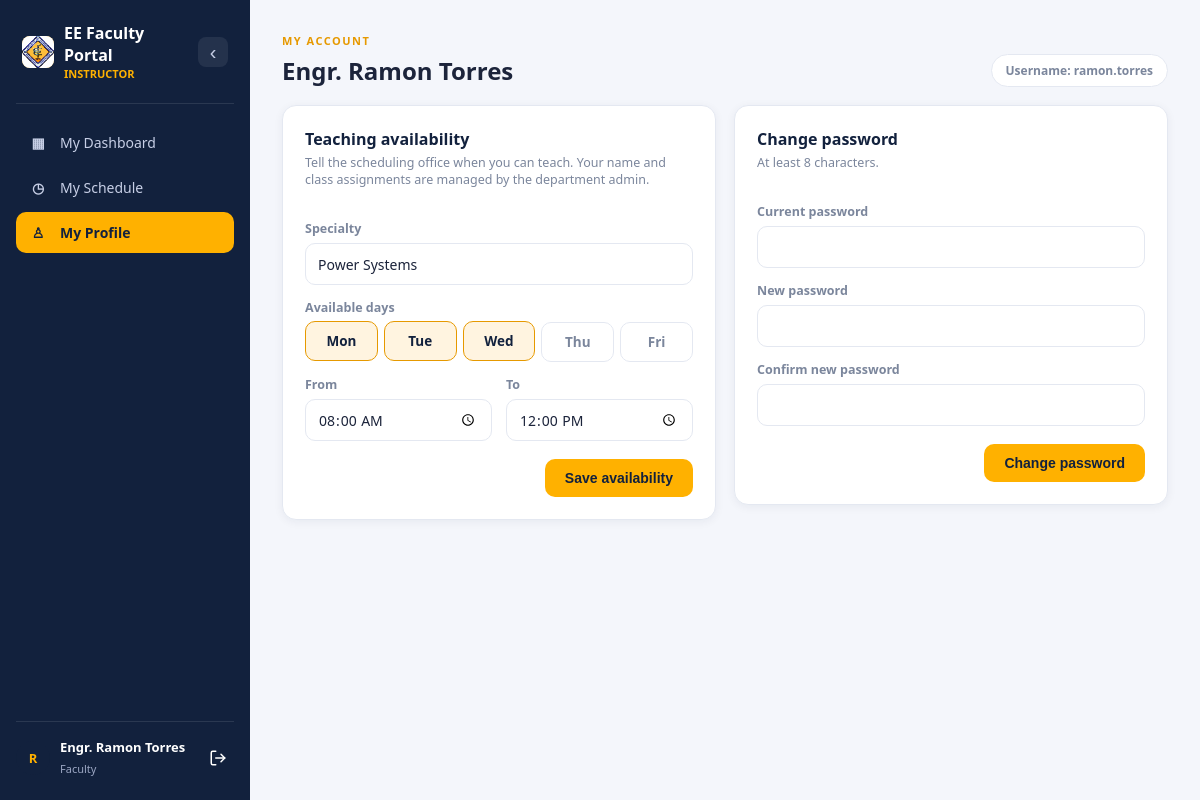
/faculty/profile.php (signed in), run on the app's committed database.
### tables this page shows
CREATE TABLE `faculty` (
  `faculty_id` int(11) NOT NULL,
  `username` varchar(255) NOT NULL,
  `faculty_name` varchar(100) NOT NULL,
  `specialty` varchar(100) DEFAULT NULL,
  `available_days` varchar(30) DEFAULT NULL,
  `available_from` time DEFAULT NULL,
  `available_to` time DEFAULT NULL,
  `password` varchar(255) NOT NULL,
  `must_change_password` tinyint(1) NOT NULL DEFAULT 0,
  `role` varchar(255) NOT NULL
);

### includes/auth.php (called while the page is built, shortened)
<?php
function currentUserId(): int   { return (int)($_SESSION['user_id'] ?? 0); }

### includes/schedule_helpers.php (called while the page is built, shortened)
<?php
function loadInstructor(mysqli $c, int $id): array {
    $stmt = $c->prepare("SELECT faculty_id, username, faculty_name, specialty, available_days, available_from, available_to FROM faculty WHERE faculty_id = ?");
    $stmt->bind_param('i', $id);
    $stmt->execute();
    $row = $stmt->get_result()->fetch_assoc();
    return $row;
}

### includes/ui.php (called while the page is built, shortened)
<?php
if (!function_exists('h')) {
    function h($v) { return htmlspecialchars((string)$v, ENT_QUOTES, 'UTF-8'); }
}

### faculty/profile.php (the view, shortened to what this page needs)
<?php
require '../includes/auth.php';
require '../includes/ui.php';
require '../includes/schedule_helpers.php';
$conn = (new database())->connect();
$id   = currentUserId();
$inst  = loadInstructor($conn, $id);
$mustChange = !empty($_SESSION['must_change']);
require '../includes/faculty_header.php';
$picked = array_filter(explode(',', (string)$inst['available_days']));
?>
<section class="page-section">
<div class="section-heading">
    <div><span class="eyebrow">MY ACCOUNT</span><h2><?= h($inst['faculty_name']) ?></h2></div>
    <span class="date-chip">Username: <?= h($inst['username']) ?></span>
</div>
<div class="profile-grid">
  <?php if (!$mustChange): ?>
  <form method="post" class="f-card f-form">
    <div><h3>Teaching availability</h3><p class="f-sub">Tell the scheduling office when you can teach. Your name and class assignments are managed by the department admin.</p></div>
    <div class="f-field"><label for="spec">Specialty</label>
      <input type="text" id="spec" name="specialty" maxlength="100" value="<?= h($inst['specialty'] ?? '') ?>" placeholder="e.g. Power Systems"></div>
    <div class="f-field"><span class="f-label">Available days</span>
      <div class="ui-chips">
        <?php foreach (FAC_DAY_KEYS as $d): ?>
        <input type="checkbox" name="days[]" id="d<?= $d ?>" value="<?= $d ?>" <?= in_array($d, $picked, true) ? 'checked' : '' ?>><label for="d<?= $d ?>"><?= $d ?></label>
        <?php endforeach; ?>
      </div></div>
    <div class="f-grid2">
      <div class="f-field"><label for="from">From</label><input type="time" id="from" name="available_from" value="<?= h(substr((string)$inst['available_from'], 0, 5)) ?>"></div>
      <div class="f-field"><label for="to">To</label><input type="time" id="to" name="available_to" value="<?= h(substr((string)$inst['available_to'], 0, 5)) ?>"></div>
    </div>
    <div class="f-actions"><button type="submit" class="primary-btn">Save availability</button></div>
  </form>
  <?php endif; ?>
  <form method="post" class="f-card f-form">
    <div><h3>Change password</h3><p class="f-sub">At least 8 characters.</p></div>
    <div class="f-field"><label for="cur">Current password<?= $mustChange ? ' (the temporary one)' : '' ?></label><input type="password" id="cur" name="current" required autocomplete="current-password"></div>
    <div class="f-field"><label for="new">New password</label><input type="password" id="new" name="new" required minlength="8" autocomplete="new-password"></div>
    <div class="f-field"><label for="conf">Confirm new password</label><input type="password" id="conf" name="confirm" required minlength="8" autocomplete="new-password"></div>
    <div class="f-actions"><button type="submit" class="primary-btn">Change password</button></div>
  </form>
</div>
</section>
<?php require '../includes/footer.php'; ?>

### assets/style.css (style rules this page uses)
:root { --navy:#12213d; --navy-2:#1b2a4a; --amber:#ffb100; --amber-dark:#e69900; --bg:#f4f6fb; --card:#ffffff; --border:#e4e8f1; --text:#1c243b; --muted:#7b869c; --green:#1fa971; --green-bg:#e6f7ef; --red:#e5484d; --red-bg:#fdecec; --radius:14px; --shadow:0 2px 10px rgba(20,30,60,.06); }
* { box-sizing:border-box }
body { margin:0;font-family:'Segoe UI',Roboto,Arial,sans-serif;background:var(--bg);color:var(--text);opacity:0;animation:pageFadeIn .45s ease forwards }
.page-section { animation:fadeInUp .45s ease both }
.section-heading, .enrollment-head, .schedule-tools, .printable-schedule, .enroll-form-card { animation:fadeInUp .45s ease both }
.page-section { margin-bottom:28px }
.section-heading { display:flex;justify-content:space-between;align-items:flex-end;margin-bottom:18px;flex-wrap:wrap;gap:10px }
.eyebrow { font-size:11px;letter-spacing:1.5px;color:var(--amber-dark);font-weight:700 }
.section-heading h2 { margin:4px 0 0;font-size:24px }
.date-chip { background:#fff;border:1px solid var(--border);padding:7px 14px;border-radius:20px;font-size:12px;color:var(--muted);font-weight:600 }
.primary-btn { background:var(--amber);color:var(--navy);border:none;padding:11px 20px;border-radius:10px;font-weight:700;cursor:pointer;display:inline-flex;align-items:center;gap:8px;font-size:14px;transition:background-color .2s ease,transform .15s ease,box-shadow .2s ease }

### assets/ui.css (style rules this page uses)
:root { --ui-ink: #14213d; --ui-muted: #64708a; --ui-line: #e3e8f2; --ui-bg: #f6f8fc; --ui-accent: #2457f5; --ui-accent-soft: #e8eeff; --ui-danger: #d6342c; --ui-danger-soft: #fdeceb; --ui-ok: #12a36f; --ui-ok-soft: #e3f6ee; --ui-ease: cubic-bezier(.22, 1, .36, 1); --ui-spring: cubic-bezier(.34, 1.45, .5, 1); }
.ui-seg, .ui-chips { display: flex; flex-wrap: wrap; gap: 6px; }
.ui-seg label, .ui-chips label { flex: 1; min-width: 52px; padding: 10px 12px; text-align: center; border: 1.5px solid var(--ui-line); border-radius: 10px; font-size: 13.5px; font-weight: 600; color: var(--ui-muted); cursor: pointer; user-select: none; transition: all .2s var(--ui-ease); }
.ui-seg input:checked + label, .ui-chips input:checked + label { background: var(--ui-accent-soft); border-color: var(--ui-accent); color: var(--ui-accent); transform: translateY(-1px); }
:root { --ui-ink: var(--text, #1c243b); --ui-muted: var(--muted, #7b869c); --ui-line: var(--border, #e4e8f1); --ui-bg: var(--bg, #f4f6fb); --ui-accent: var(--amber-dark, #e69900); --ui-accent-soft: #fff4e0; --ui-danger: var(--red, #e5484d); --ui-danger-soft: var(--red-bg, #fdecec); --ui-ok: var(--green, #1fa971); --ui-ok-soft: var(--green-bg, #e6f7ef); }
.ui-seg input:checked + label, .ui-chips input:checked + label { color: var(--navy, #12213d); background: var(--ui-accent-soft); }

### assets/portal.css (style rules this page uses)
.f-card { background: var(--card); border: 1px solid var(--border); border-radius: var(--radius); padding: 22px; box-shadow: var(--shadow); }
.f-card h3 { margin: 0 0 4px; font-size: 16px; color: var(--navy); }
.f-card .f-sub { margin: 0 0 18px; font-size: 12.5px; color: var(--muted); }
.f-form { display: grid; gap: 14px; }
.f-grid2 { display: grid; grid-template-columns: 1fr 1fr; gap: 14px; }
.f-field > label, .f-field > .f-label { display: block; margin: 0 0 6px; font-size: 12.5px; font-weight: 600; color: var(--muted); }
.f-field input[type=text], .f-field input[type=password], .f-field input[type=time] { width: 100%; height: 42px; padding: 0 12px; border: 1.5px solid var(--border); border-radius: 10px; background: #fff; color: var(--text); font: inherit; font-size: 14px; transition: border-color .2s, box-shadow .2s; }
.f-actions { display: flex; justify-content: flex-end; margin-top: 4px; }
.ui-chips { position: relative; }
.profile-grid { display: grid; grid-template-columns: repeat(2, minmax(0, 1fr)); gap: 18px; align-items: start; }

### data on the page
faculty: faculty_name "Engr. Ramon Torres", username "ramon.torres", specialty "Power Systems", available_from "08:00", available_to "12:00"

### other printed values
$facName "Engr. Ramon Torres"
$d "Mon"
$d "Tue"
$d "Wed"
$d "Thu"
$d "Fri"
